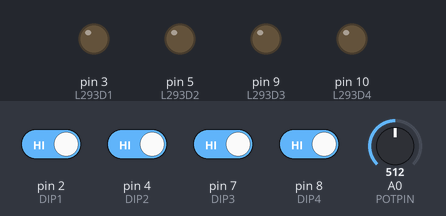
Recording of a sketch running on a simulated Arduino Uno, built with avr-gcc and run on an emulated ATmega328P. Parts: output pins drawn as LEDs (lit = HIGH). The inputs (shaded band) are chosen by the test bench; at power-on: pin 2 (DIP1), pin 4 (DIP2), pin 7 (DIP3), pin 8 (DIP4) HIGH, A0 (POTPIN) = 512.

Above: at 1.2 s.
1.3 s: pin 2 (DIP1) driven LOW
At 2.5 s:
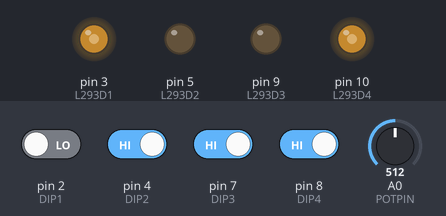
2.8 s: A0 (POTPIN) set to 716
At 3.9 s:
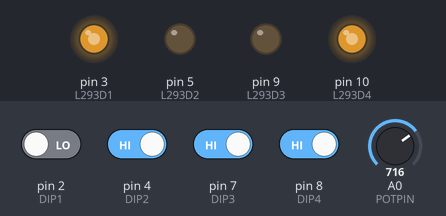
4.3 s: A0 (POTPIN) set to 900
At 5.0 s:
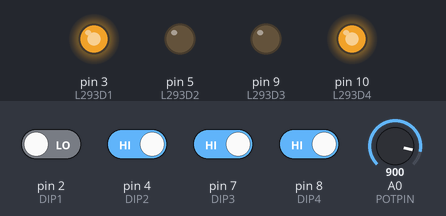
5.8 s: A0 (POTPIN) set to 122
At 6.1 s:
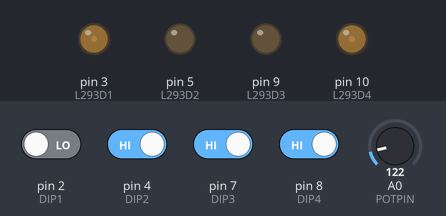
7.3 s: A0 (POTPIN) set to 511
At 8.5 s:
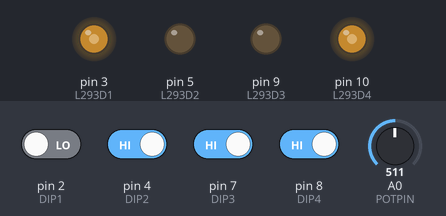
8.8 s: pin 2 (DIP1) driven HIGH and pin 4 (DIP2) driven LOW
At 9.6 s:
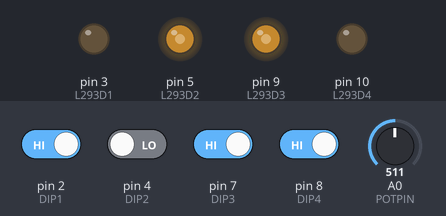
Timing chart, 0 to 11.3 s (numbered marks = the images above; inputs shaded):
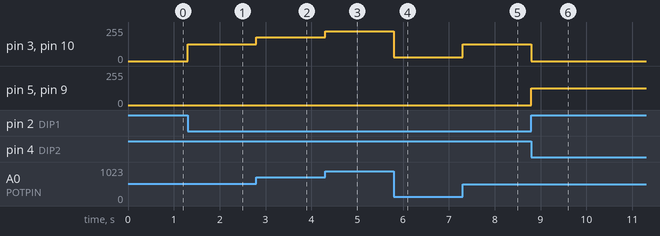

Measured:
- after the input at 1.3 s, pin 3 (L293D1), pin 10 (L293D4): 0/255 → 127/255 at once
- after the input at 2.8 s, pin 3 (L293D1), pin 10 (L293D4): 127/255 → 178/255 at once
- after the input at 4.3 s, pin 3 (L293D1), pin 10 (L293D4): 178/255 → 224/255 at once
- after the input at 5.8 s, pin 3 (L293D1), pin 10 (L293D4): 224/255 → 30/255 at once
- after the input at 7.3 s, pin 3 (L293D1), pin 10 (L293D4): 30/255 → 127/255 at once
- after the input at 8.8 s, pin 3 (L293D1), pin 10 (L293D4): 127/255 → 0/255 at once; pin 5 (L293D2), pin 9 (L293D3): 0/255 → 127/255 at once

The sketch:

TrainingTask_1_Software_AlecLin.ino
```cpp
/*
 * R3 Training 1 Software
 * @author Alec Lin
 * @date Oct 18, 2020 1:50 AM
 *
 * This program allows 4 DIP switches and a potentiometer to control 2 motors
 * DIP switch 1 drives forward
 * DIP switch 2 drives backwards
 * DIP switch 3 turns right
 * DIP switch 4 turns left
 */

/* Wiring
 * D2: DIP Switch 1
 * D3: L293D Input 1
 * D4: DIP Switch 2
 * D5: L293D Input 2
 * D7: DIP Switch 3
 * D8: DIP Switch 4
 * D9: L293D Input 3
 * D10: L293D Input 4
 * A0: 250K Potentiometer
 */

#define DIP1 2
#define DIP2 4
#define DIP3 7
#define DIP4 8
#define POTPIN 0

#define L293D1 3
#define L293D2 5
#define L293D3 9
#define L293D4 10

float potVal;                         // Variable to store the potentiometer value
float outputSpeed;                    // Variable to store the calculated pwm value
int stopSpeed = 0;                    // Variable to store pwm value for motor stop

void drive();                         // Prototype Function for the drive logic

void setup()
{
  /*
   * Set the pins for the DIP switches to input pullup mode.
   * INPUT_PULLUP activates the Arduino's built in pull up resistor
   *
   * Set the pins connected to the L293D to output mode
   */
  pinMode(DIP1, INPUT_PULLUP);
  pinMode(DIP2, INPUT_PULLUP);
  pinMode(DIP3, INPUT_PULLUP);
  pinMode(DIP4, INPUT_PULLUP);
  pinMode(L293D1, OUTPUT);
  pinMode(L293D2, OUTPUT);
  pinMode(L293D3, OUTPUT);
  pinMode(L293D4, OUTPUT);
}

void loop()
{
  potVal = analogRead(POTPIN);        // Reads the analog value from the potentiometer
  outputSpeed = (potVal/1023) * 255;  // Converts the analog pot value to a decimal percentage, then converts the percentage to a range within 0-255
  drive();                            // Function containing drive logic
}

void drive()                          // Drive logic
{
  if (digitalRead(DIP1) == LOW)       // Drive straight when DIP switch 1 is activated
  {
    analogWrite(L293D1, outputSpeed); // Outputs a PWM signal with a duty cycle equal to outputSpeed to input pin 1 on the L293D
    analogWrite(L293D2, stopSpeed);   // Outputs a PWM signal with a duty cycle equal to stopSpeed (0) to input pin 2 on the L293D
    analogWrite(L293D3, stopSpeed);   // Outputs a PWM signal with a duty cycle equal to stopSpeed (0) to input pin 3 on the L293D
    analogWrite(L293D4, outputSpeed); // Outputs a PWM signal with a duty cycle equal to outputSpeed to input pin 4 on the L293D
  }
  else if (digitalRead(DIP2) == LOW)  // Drive backwards when DIP switch 2 is activated
  {
    analogWrite(L293D1, stopSpeed);
    analogWrite(L293D2, outputSpeed);
    analogWrite(L293D3, outputSpeed);
    analogWrite(L293D4, stopSpeed);
  }
  else if (digitalRead(DIP3) == LOW)  // Turn right when DIP switch 3 is activated
  {
    analogWrite(L293D1, outputSpeed);
    analogWrite(L293D2, stopSpeed);
    analogWrite(L293D3, outputSpeed);
    analogWrite(L293D4, stopSpeed);
  }
  else if (digitalRead(DIP4) == LOW)  // Turn left when DIP switch 4 is activated
  {
    analogWrite(L293D1, stopSpeed);
    analogWrite(L293D2, outputSpeed);
    analogWrite(L293D3, stopSpeed);
    analogWrite(L293D4, outputSpeed);
  }
  else                                // When no DIP switch is set, the motors will stop
  {
    analogWrite(L293D1, stopSpeed);
    analogWrite(L293D2, stopSpeed);
    analogWrite(L293D3, stopSpeed);
    analogWrite(L293D4, stopSpeed);
  }
}
```
